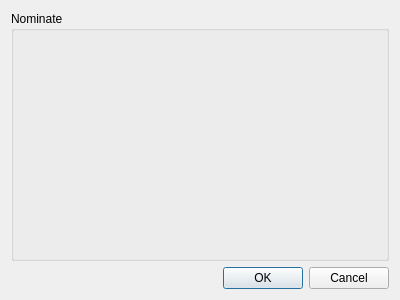
<?xml version="1.0" encoding="UTF-8"?>
<ui version="4.0">
 <class>nominate</class>
 <widget class="QDialog" name="nominate">
  <property name="geometry">
   <rect>
    <x>0</x>
    <y>0</y>
    <width>400</width>
    <height>300</height>
   </rect>
  </property>
  <property name="windowTitle">
   <string>Choose team</string>
  </property>
  <layout class="QVBoxLayout" name="verticalLayout_2">
   <item>
    <layout class="QVBoxLayout" name="verticalLayout">
     <item>
      <widget class="QGroupBox" name="groupBox">
       <property name="title">
        <string>Nominate</string>
       </property>
       <layout class="QVBoxLayout" name="verticalLayout_4">
        <item>
         <layout class="QVBoxLayout" name="verticalLayout_3"/>
        </item>
       </layout>
      </widget>
     </item>
    </layout>
   </item>
   <item>
    <widget class="QDialogButtonBox" name="buttonBox">
     <property name="orientation">
      <enum>Qt::Horizontal</enum>
     </property>
     <property name="standardButtons">
      <set>QDialogButtonBox::Cancel|QDialogButtonBox::Ok</set>
     </property>
    </widget>
   </item>
  </layout>
 </widget>
 <resources/>
 <connections>
  <connection>
   <sender>buttonBox</sender>
   <signal>accepted()</signal>
   <receiver>nominate</receiver>
   <slot>accept()</slot>
   <hints>
    <hint type="sourcelabel">
     <x>248</x>
     <y>254</y>
    </hint>
    <hint type="destinationlabel">
     <x>157</x>
     <y>274</y>
    </hint>
   </hints>
  </connection>
  <connection>
   <sender>buttonBox</sender>
   <signal>rejected()</signal>
   <receiver>nominate</receiver>
   <slot>reject()</slot>
   <hints>
    <hint type="sourcelabel">
     <x>316</x>
     <y>260</y>
    </hint>
    <hint type="destinationlabel">
     <x>286</x>
     <y>274</y>
    </hint>
   </hints>
  </connection>
 </connections>
</ui>
